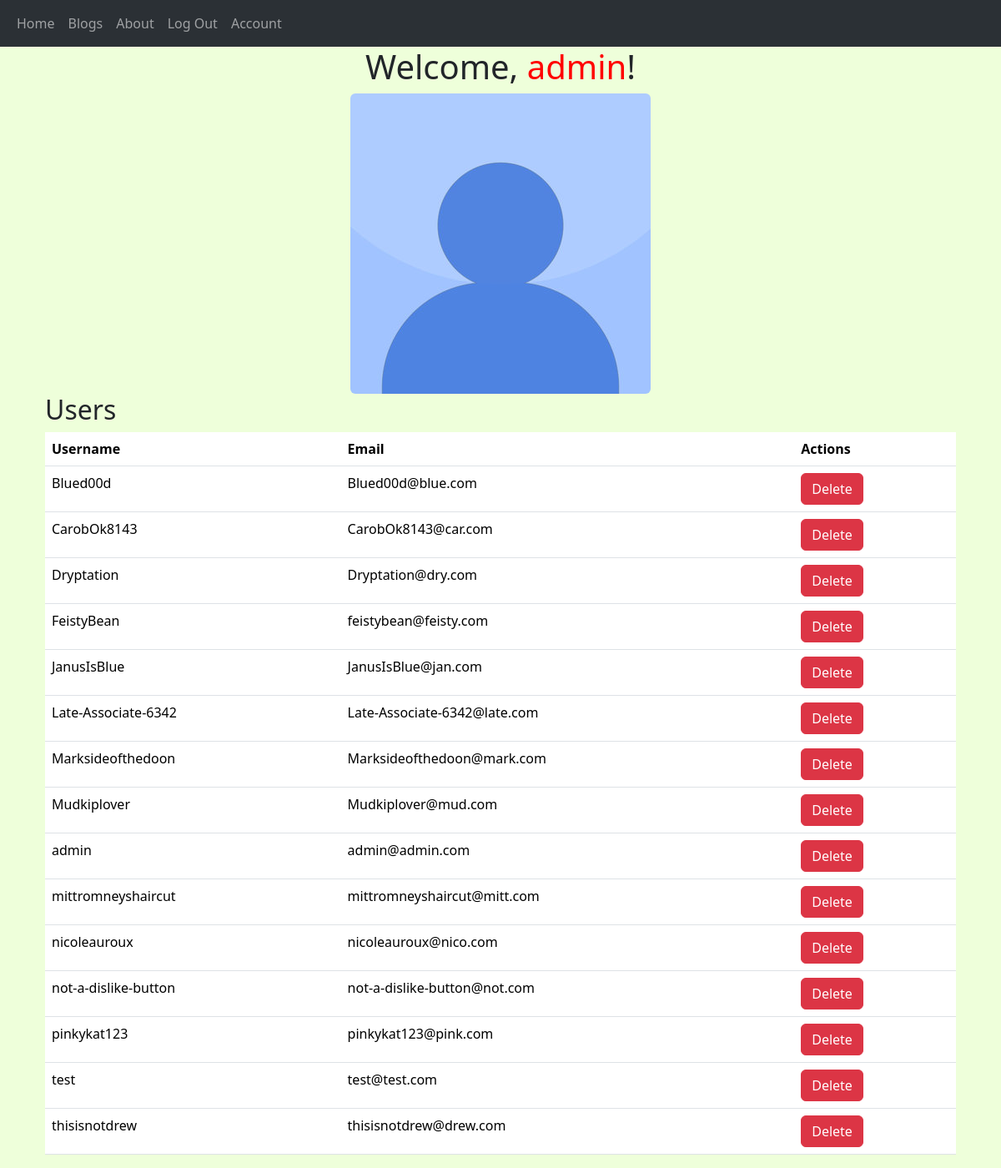
Screenshot of /account (signed in) with the database file from the repository.
### BloomBuddy/models.py (models this page shows, shortened)
class User(db.Model, UserMixin):
    __tablename__ = 'users'
    id = db.Column(db.Integer, primary_key=True)
    profile_image = db.Column(db.String(64), nullable=False, default='default_profile.png')
    email = db.Column(db.String(64), unique=True, index=True)
    username = db.Column(db.String(64), unique=True, index=True)
    password_hash = db.Column(db.String(128))
    posts = db.relationship('BlogPost', backref='author', lazy=True)
    is_admin = db.Column(db.Boolean, default=False)

### BloomBuddy/users/views.py (the view)
@users.route("/account", methods=['GET', 'POST'])
@login_required
def account():
    form = UpdateUserForm()
    plants = Plant.query.filter_by(user_id=current_user.id).all()
    users = None
    if current_user.is_admin:
        users = User.query.order_by(User.username).all()
    if form.validate_on_submit():
        if form.picture.data:
            username = current_user.username
            pic = add_profile_pic(form.picture.data, username)
            current_user.profile_image = pic
        current_user.username = form.username.data
        current_user.email = form.email.data
        if form.password.data:
            current_user.password_hash = generate_password_hash(form.password.data)
        db.session.commit()
        flash('User Account Updated')
        return redirect(url_for('users.account'))
    elif request.method == 'GET':
        form.username.data = current_user.username
        form.email.data = current_user.email
    profile_image = url_for('static', filename='profile_pics/' + current_user.profile_image)
    return render_template('account.html', profile_image=profile_image, form=form, plants=plants, users=users)

### BloomBuddy/models.py (called while the page is built)
@login_manager.user_loader
def load_user(user_id):
    return User.query.get(user_id)

### BloomBuddy/templates/account.html (shortened to what this page needs)
{%extends "base.html"%}
{%block content%}
<div>
    <div align='center'>
        {% if current_user.is_admin %}
             <h1>Welcome, <span style="color: red;">{{current_user.username}}</span>!</h1></h1>
        {% else %}
            <h1>Welcome, {{current_user.username}}!</h1>
        {% endif %}
        <img align='center' class="rounded mx-auto d-block"
             src="{{url_for('static', filename='profile_pics/' + current_user.profile_image)}}">
    </div>
</div>
{% if current_user.is_admin %}
<div class="container">
    <h2>Users</h2>
    <table id="users-table" class="table">
        <thead>
        <tr>
            <th>Username</th>
            <th>Email</th>
            <th>Actions</th>
        </tr>
        </thead>
        <tbody>
        {% for user in users %}
        <tr data-user-id="{{ user.id }}">
            <td>{{ user.username }}</td>
            <td>{{ user.email }}</td>
            <td>
                <button class="btn btn-danger delete-user">Delete</button>
            </td>
        </tr>
        {% endfor %}
        </tbody>
    </table>
</div>
{% endif %}
{%endblock content%}

### BloomBuddy/static/styles.css (style rules this page uses)
body { background-color: #EEFFDA !important; }

### rows the page displays
User: username "admin", profile_image (placeholder picture), email "admin@admin.com"
User: username "Blued00d", email "Blued00d@blue.com"
User: username "CarobOk8143", email "CarobOk8143@car.com"
User: username "Dryptation", email "Dryptation@dry.com"
User: username "FeistyBean", email "feistybean@feisty.com"
User: username "JanusIsBlue", email "JanusIsBlue@jan.com"
User: username "Late-Associate-6342", email "Late-Associate-6342@late.com"
User: username "Marksideofthedoon", email "Marksideofthedoon@mark.com"
User: username "Mudkiplover", email "Mudkiplover@mud.com"
User: username "mittromneyshaircut", email "mittromneyshaircut@mitt.com"
User: username "nicoleauroux", email "nicoleauroux@nico.com"
User: username "not-a-dislike-button", email "not-a-dislike-button@not.com"
User: username "pinkykat123", email "pinkykat123@pink.com"
User: username "test", email "test@test.com"
User: username "thisisnotdrew", email "thisisnotdrew@drew.com"
